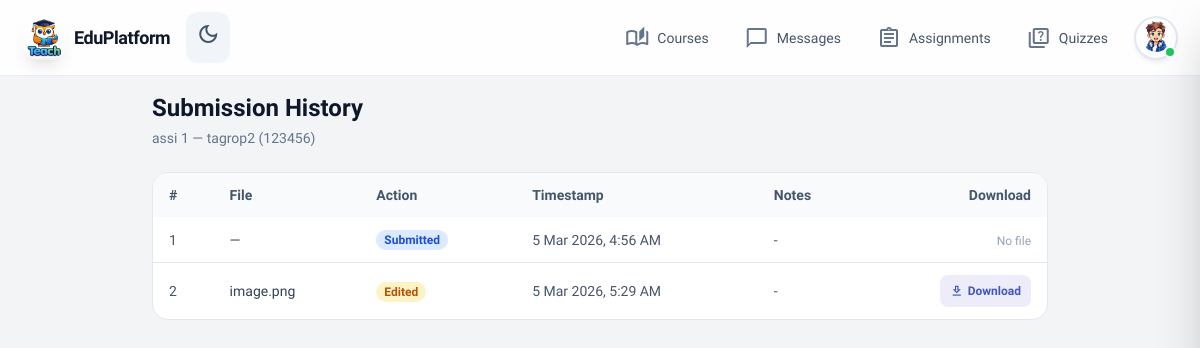
Screenshot of /instructor/assignments/4/submissions/123456/history/ (signed in) with the database file from the repository.
### teach/models.py (models this page shows, shortened)
class Assignment(models.Model):
    assignment_id = models.AutoField(primary_key=True)
    content = models.ForeignKey(
        CourseContent,
        on_delete=models.CASCADE,
        related_name='assignments',
        to_field='content_id'
    )
    description = models.TextField(blank=True, default='')
    learning_objectives = models.TextField(
        blank=True,
        default='',
        help_text='Bullet points describing what the student will learn.'
    )
    opened_at = models.DateTimeField(null=True, blank=True, help_text='When the assignment becomes available.')
    deadline = models.DateTimeField(help_text='Due date and time.')
    assignment_file = models.FileField(
        upload_to='assignments/files/',
        blank=True,
        null=True,
        help_text='Downloadable file (e.g. .docx, .pdf) uploaded by instructor.'
    )
    course_name_display = models.CharField(
        max_length=200,
        blank=True,
        default='',
        help_text='Course name shown on assignment page (e.g. Image Processing).'
    )
    course_code_display = models.CharField(
        max_length=100,
        blank=True,
        default='',
        help_text='Course code (e.g. CS389/CS486).'
    )
    created_at = models.DateTimeField(auto_now_add=True)
    class Meta:
        ordering = ['-created_at']

class CourseContent(models.Model):
    CONTENT_TYPE_CHOICES = [
        ('lesson', 'Lesson'),
        ('assignment', 'Assignment'),
        ('quiz', 'Quiz'),
    ]
    content_id = models.AutoField(primary_key=True)
    course = models.ForeignKey(
        Course,
        on_delete=models.CASCADE,
        related_name='contents',
        to_field='course_id'
    )
    title = models.CharField(max_length=200)
    content_type = models.CharField(
        max_length=20,
        choices=CONTENT_TYPE_CHOICES
    )
    order_index = models.PositiveIntegerField(default=1)
    is_locked = models.BooleanField(default=False)
    created_at = models.DateTimeField(auto_now_add=True)
    class Meta:
        ordering = ['order_index', 'created_at']
        unique_together = ['course', 'order_index']

class User(AbstractBaseUser, PermissionsMixin):
    GENDER_CHOICES = [
        ('Male', 'Male'),
        ('Female', 'Female'),
    ]
    MODE_CHOICES = [
        ('Dark', 'Dark'),
        ('Light', 'Light'),
    ]
    GOVERNMENT_CHOICES = [
        ('Cairo', 'Cairo'),
        ('Alexandria', 'Alexandria'),
        ('Giza', 'Giza'),
        ('Shubra El Kheima', 'Shubra El Kheima'),
        ('Port Said', 'Port Said'),
        ('Suez', 'Suez'),
        ('Luxor', 'Luxor'),
        ('Aswan', 'Aswan'),
        ('Ismailia', 'Ismailia'),
        ('Faiyum', 'Faiyum'),
        ('Zagazig', 'Zagazig'),
        ('Damietta', 'Damietta'),
        ('Asyut', 'Asyut'),
        ('Minya', 'Minya'),
        ('Beni Suef', 'Beni Suef'),
        ('Qena', 'Qena'),
        ('Sohag', 'Sohag'),
        ('Hurghada', 'Hurghada'),
        ('Mansoura', 'Mansoura'),
        ('Tanta', 'Tanta'),
        ('Other', 'Other'),
    ]
    GRADE_CHOICES = [
        ('1', 'Grade 1'),
        ('2', 'Grade 2'),
        ('3', 'Grade 3'),
        ('4', 'Grade 4'),
        ('5', 'Grade 5'),
        ('6', 'Grade 6'),
        ('7', 'Grade 7'),
        ('8', 'Grade 8'),
        ('9', 'Grade 9'),
        ('10', 'Grade 10'),
        ('11', 'Grade 11'),
        ('12', 'Grade 12'),
    ]
    DIVISION_CHOICES = [
        ('Science', 'Science'),
        ('Mathematics', 'Mathematics'),
        ('Literature', 'Literature'),
    ]
    national_id = models.CharField(max_length=20, unique=True, primary_key=True)
    first_name = models.CharField(max_length=50)
    second_name = models.CharField(max_length=50, blank=True, default='')
    third_name = models.CharField(max_length=50, blank=True, default='')
    gender = models.CharField(max_length=10, choices=GENDER_CHOICES, blank=True, default='')
    phone_number = models.CharField(max_length=20, blank=True, default='')
    father_phone_number = models.CharField(max_length=20, blank=True, default='')
    school_name = models.CharField(max_length=120, blank=True, default='')
    parents_job = models.CharField(max_length=120, blank=True, default='')
    government = models.CharField(max_length=50, choices=GOVERNMENT_CHOICES, blank=True, default='')
    grade = models.CharField(max_length=10, choices=GRADE_CHOICES, blank=True, default='')
    division = models.CharField(max_length=20, choices=DIVISION_CHOICES, blank=True, default='')
    email = models.EmailField(unique=True)
    mode = models.CharField(max_length=10, choices=MODE_CHOICES, default='Light')
    is_staff = models.BooleanField(default=False)
    is_active = models.BooleanField(default=True)
    created_at = models.DateTimeField(auto_now_add=True)
    objects = CustomUserManager()
    USERNAME_FIELD = 'national_id'
    REQUIRED_FIELDS = ['email', 'first_name']
    class Meta:
        verbose_name = 'User'
        verbose_name_plural = 'Users'

class AssignmentSubmissionHistory(models.Model):
    ACTION_CHOICES = [
        ('submitted', 'Submitted'),
        ('edited', 'Edited'),
        ('deleted', 'Deleted'),
    ]
    assignment = models.ForeignKey(
        Assignment,
        on_delete=models.CASCADE,
        related_name='submission_history',
        to_field='assignment_id',
    )
    user = models.ForeignKey(
        User,
        on_delete=models.CASCADE,
        related_name='assignment_submission_history',
        to_field='national_id',
    )
    action_type = models.CharField(max_length=20, choices=ACTION_CHOICES)
    file = models.FileField(
        upload_to='assignments/submissions/history/',
        blank=True,
        null=True,
    )
    file_name = models.CharField(
        max_length=255,
        blank=True,
        default='',
        help_text='Original filename as uploaded by the student.',
    )
    answer_text = models.TextField(blank=True, default='')
    created_at = models.DateTimeField(auto_now_add=True)
    class Meta:
        ordering = ['-created_at']

### teach/views.py (the view)
@login_required
def instructor_submission_history(request, assignment_id, national_id):
    if not _require_instructor(request.user):
        messages.error(request, "You do not have permission to view submission history.")
        return redirect("instructor")
    assignment_obj = (
        Assignment.objects.filter(assignment_id=assignment_id)
        .select_related("content", "content__course")
        .first()
    )
    if not assignment_obj:
        messages.error(request, "Assignment not found.")
        return redirect("instructor_assignments_dashboard")
    history_qs = (
        AssignmentSubmissionHistory.objects
        .filter(assignment=assignment_obj, user__national_id=national_id)
        .select_related("user")
        .order_by("created_at")
    )
    if history_qs:
        student = history_qs[0].user
    else:
        active = AssignmentSubmission.objects.filter(
            assignment=assignment_obj,
            user__national_id=national_id,
        ).select_related("user").first()
        student = active.user if active else None
    return render(
        request,
        "teach/instructor_submission_history.html",
        {
            "assignment": assignment_obj,
            "history": history_qs,
            "student": student,
        },
    )

### teach/context_processors.py (called while the page is built)
def unread_messages_count(request):
    if request.user.is_authenticated:
        count = Message.objects.filter(receiver=request.user, is_read=False).count()
        return {"unread_messages_count": count}
    return {"unread_messages_count": 0}

### teach/views.py (called while the page is built)
def _require_instructor(user):
    return user.is_staff or user.is_superuser

### templates/teach/instructor_submission_history.html (shortened to what this page needs)
{% extends 'teach/base.html' %}
{% block main_class %}px-4 py-4 pb-24 md:pb-8{% endblock %}
{% block content %}
<div class="max-w-4xl mx-auto space-y-6">
  <div>
    <h1 class="text-2xl font-bold text-slate-900 dark:text-white mb-1">
      Submission History
    </h1>
    <p class="text-sm text-slate-500 dark:text-slate-400">
      {{ assignment.content.title }}
      {% if student %}— {{ student.first_name }} {{ student.second_name }} ({{ student.national_id }}){% endif %}
    </p>
  </div>
  <div class="overflow-hidden rounded-2xl border border-slate-200 dark:border-slate-700 bg-white dark:bg-slate-900">
    <table class="min-w-full text-sm">
      <thead class="bg-slate-50 dark:bg-slate-800/80 text-slate-600 dark:text-slate-300">
        <tr>
          <th class="px-4 py-3 text-left font-semibold">#</th>
          <th class="px-4 py-3 text-left font-semibold">File</th>
          <th class="px-4 py-3 text-left font-semibold">Action</th>
          <th class="px-4 py-3 text-left font-semibold">Timestamp</th>
          <th class="px-4 py-3 text-left font-semibold">Notes</th>
          <th class="px-4 py-3 text-right font-semibold">Download</th>
        </tr>
      </thead>
      <tbody class="divide-y divide-slate-200 dark:divide-slate-700">
        {% for h in history %}
        <tr class="hover:bg-slate-50 dark:hover:bg-slate-800/60">
          <td class="px-4 py-3 text-slate-600 dark:text-slate-400">
            {{ forloop.counter }}
          </td>
          <td class="px-4 py-3 text-slate-700 dark:text-slate-200">
            {% if h.file_name %}{{ h.file_name }}{% elif h.file %}{{ h.file.name|slice:'30:' }}{% else %}—{% endif %}
          </td>
          <td class="px-4 py-3">
            {% if h.action_type == 'submitted' %}
              <span class="inline-flex items-center px-2 py-0.5 rounded-full text-xs font-semibold bg-blue-100 text-blue-700">
                Submitted
              </span>
            {% elif h.action_type == 'edited' %}
              <span class="inline-flex items-center px-2 py-0.5 rounded-full text-xs font-semibold bg-amber-100 text-amber-700">
                Edited
              </span>
            {% elif h.action_type == 'deleted' %}
              <span class="inline-flex items-center px-2 py-0.5 rounded-full text-xs font-semibold bg-red-100 text-red-700">
                Deleted
              </span>
            {% endif %}
          </td>
          <td class="px-4 py-3 text-slate-600 dark:text-slate-400">
            {{ h.created_at|date:"j M Y, g:i A" }}
          </td>
          <td class="px-4 py-3 text-slate-600 dark:text-slate-400">
            {% if h.answer_text %}Text answer snapshot saved{% else %}-{% endif %}
          </td>
          <td class="px-4 py-3 text-right">
            {% if h.file %}
            <a href="{% url 'instructor_history_file_download' h.id %}"
               class="inline-flex items-center gap-1 px-2.5 py-1.5 rounded-lg text-xs font-semibold bg-primary/10 text-primary hover:bg-primary/20">
              <span class="material-icons-outlined text-sm">download</span>
              Download
            </a>
            {% else %}
            <span class="text-xs text-slate-400 dark:text-slate-500">No file</span>
            {% endif %}
          </td>
        </tr>
        {% empty %}
        <tr>
          <td colspan="6" class="px-4 py-6 text-center text-slate-500 dark:text-slate-400">
            No history entries yet.
          </td>
        </tr>
        {% endfor %}
      </tbody>
    </table>
  </div>
</div>
{% endblock %}

### static/teach/css/style.css (style rules this page uses)
body { font-family: "Lexend", "Inter", sans-serif; -webkit-tap-highlight-color: transparent; min-height: max(884px, 100dvh); }

### rows the page displays
Assignment: content "assi 1"
User: first_name "tagrop2", national_id "123456"
AssignmentSubmissionHistory: action_type "Submitted", created_at "5 Mar 2026, 4:56 AM", file "No file"
AssignmentSubmissionHistory: file_name "image.png", action_type "Edited", created_at "5 Mar 2026, 5:29 AM", shows "Download"
